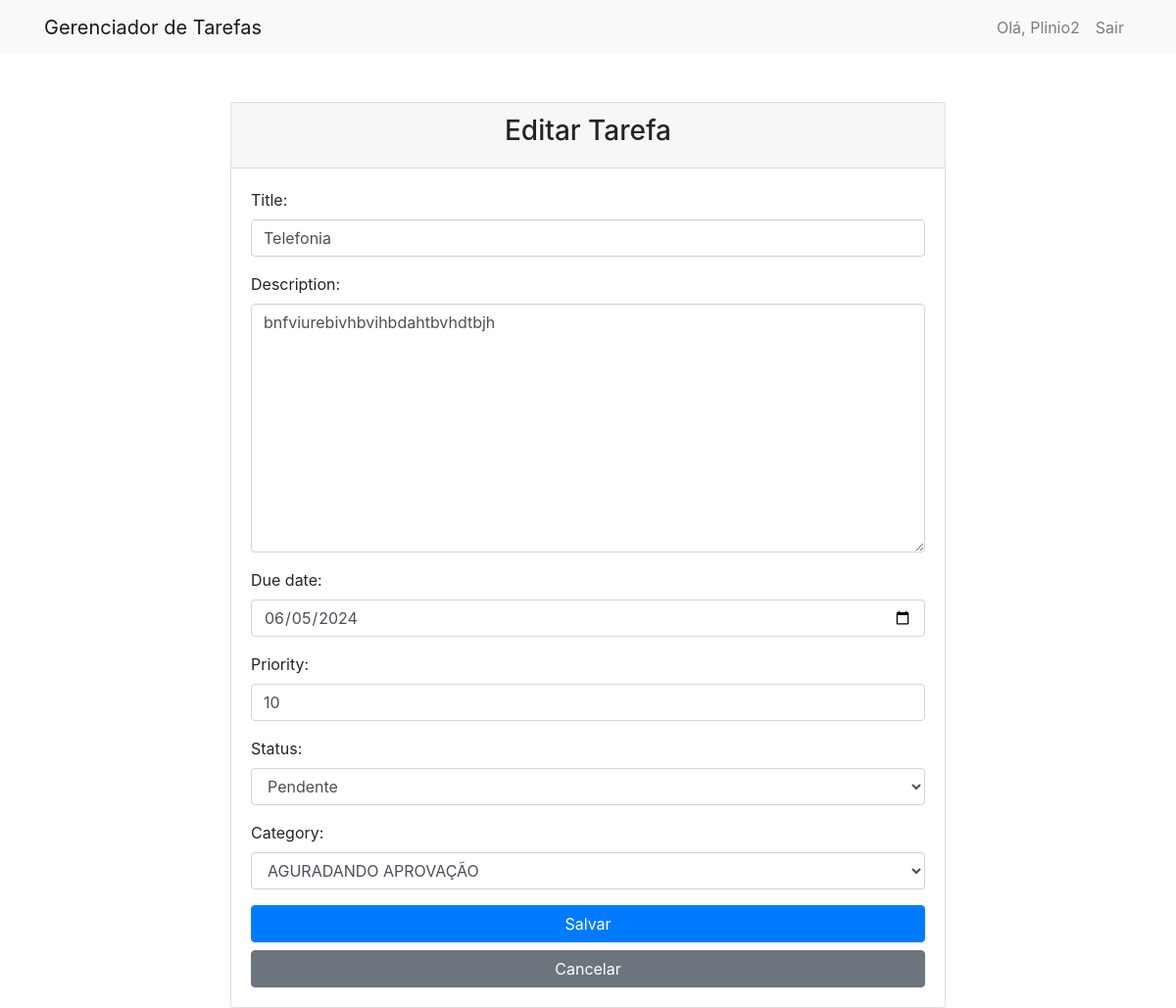
/tasks/10/update/ (signed in), run on the app's committed database.
### tasks/models.py (models this page shows, shortened)
class Task(models.Model):
    STATUS_CHOICES = [
        ('P', 'Pendente'),
        ('E', 'Em andamento'),
        ('C', 'Concluída'),
    ]
    user = models.ForeignKey(User, on_delete=models.CASCADE)
    title = models.CharField(max_length=100)
    description = models.TextField()
    due_date = models.DateField()
    priority = models.IntegerField()
    status = models.CharField(max_length=1, choices=STATUS_CHOICES, default='P')
    category = models.ForeignKey('Category', on_delete=models.SET_NULL, null=True, blank=True)
    parent_task = models.ForeignKey('self', on_delete=models.CASCADE, null=True, blank=True, related_name='subtasks')

### tasks/views.py (the view)
# urls.py: path('<int:pk>/update/', views.task_update, name='task_update'),
@login_required
def task_update(request, pk):
    task = Task.objects.get(pk=pk, user=request.user)
    if request.method == 'POST':
        form = TaskForm(request.POST, instance=task)
        if form.is_valid():
            form.save()
            return redirect('task_list')
    else:
        form = TaskForm(instance=task)
    return render(request, 'tasks/task_form.html', {'form': form})

### tasks/forms.py
class TaskForm(forms.ModelForm):
    due_date = forms.DateField(widget=forms.DateInput(attrs={'type': 'date', 'class': 'form-control'}))  # Adiciona um widget de data
    class Meta:
        model = Task
        fields = ['title', 'description', 'due_date', 'priority', 'status', 'category']
        widgets = {
            'title': forms.TextInput(attrs={'class': 'form-control'}),
            'description': forms.Textarea(attrs={'class': 'form-control'}),
            'priority': forms.NumberInput(attrs={'class': 'form-control'}),
            'status': forms.Select(attrs={'class': 'form-control'}),
            'category': forms.Select(attrs={'class': 'form-control'}),
        }

### tasks/models.py (called while the page is built)
    def __str__(self):
        return self.name

### tasks/templates/tasks/task_form.html (shortened to what this page needs)
{% extends "base.html" %}
{% block content %}
<div class="row justify-content-center">
    <div class="col-md-8">
        <div class="card">
            <div class="card-header text-center">
                <h3>{% if form.instance.pk %}Editar Tarefa{% else %}Criar Tarefa{% endif %}</h3>
            </div>
            <div class="card-body">
                <form method="post">
                    <div class="form-group">
                        {{ form.title.label_tag }} {{ form.title }}
                    </div>
                    <div class="form-group">
                        {{ form.description.label_tag }} {{ form.description }}
                    </div>
                    <div class="form-group">
                        {{ form.due_date.label_tag }} {{ form.due_date }}
                    </div>
                    <div class="form-group">
                        {{ form.priority.label_tag }} {{ form.priority }}
                    </div>
                    <div class="form-group">
                        {{ form.status.label_tag }} {{ form.status }}
                    </div>
                    <div class="form-group">
                        {{ form.category.label_tag }} {{ form.category }}
                    </div>
                    <button type="submit" class="btn btn-primary btn-block">Salvar</button>
                </form>
                <a href="{% url 'task_list' %}" class="btn btn-secondary btn-block mt-2">Cancelar</a>
            </div>
        </div>
    </div>
</div>
{% endblock %}

### tasks/templates/base.html (shortened to what this page needs)
<!DOCTYPE html>
<html>
<head>
    <link href="https://maxcdn.bootstrapcdn.com/bootstrap/4.5.2/css/bootstrap.min.css" rel="stylesheet">
</head>
<body>
    <nav class="navbar navbar-expand-lg navbar-light bg-light fixed-top">
        <div class="container">
            <a class="navbar-brand" href="{% url 'task_list' %}">Gerenciador de Tarefas</a>
            <div class="collapse navbar-collapse" id="navbarResponsive">
                <ul class="navbar-nav ml-auto">
                    {% if user.is_authenticated %}
                        <li class="nav-item">
                            <a class="nav-link" href="#">Olá, {{ user.username }}</a>
                        </li>
                        <li class="nav-item">
                            <a class="nav-link" href="{% url 'logout' %}">Sair</a>
                        </li>
                    {% endif %}
                </ul>
            </div>
        </div>
    </nav>
    <div class="container mt-5">
        {% block content %}
        {% endblock %}
    </div>
</body>
</html>

### tasks/templates/base.html (style rules this page uses)
body { padding-top: 56px; }
input { width: 100% !important; outline: none; color: #111; }

### data on the page
Task: title "Telefonia", description "bnfviurebivhbvihbdahtbvhdtbjh", due_date "06/05/2024", priority "10", status "Pendente", category "AGURADANDO APROVAÇÃO"

### other printed values
{{ user.username }} "Plinio2"
